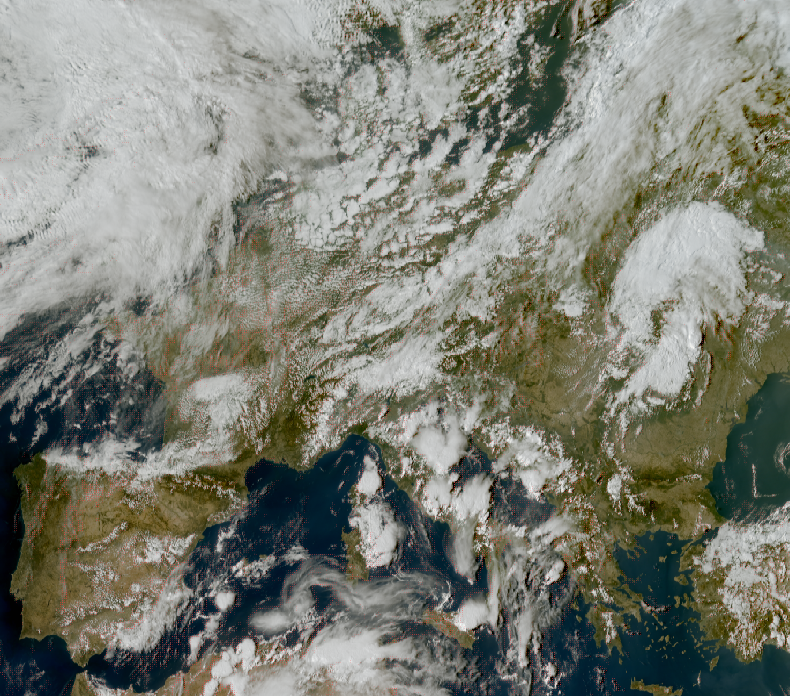
#> input picture scripts/experiments/debug_overlay_1430.png, 790 x 696 px
$ python dwd_fit_projection.py experiments/debug_overlay_1430.png
#> lines starting #> are read from the running program, lines starting #| are printed output that depends on the picture; after the words box and inside, x2 and y2 are one past the last pixel; in counts of white or black regions, pixels touching at a corner belong together
### scripts/fit_proj.py
import json, numpy as np, cv2, sys
from scipy.optimize import minimize
S=0.25
def load_land(path='land50.geojson'):
    d=json.load(open(path)); rings=[]
    for f in d['features']:
        g=f['geometry']
        polys=[g['coordinates']] if g['type']=='Polygon' else g['coordinates']
        for p in polys:
            r=np.array(p[0])
            if r[:,1].min()>5: rings.append(r)
    return rings
# [13 lines left out: functions proj, render, not called in this run]
def gray_mask(path):
    im=cv2.imread(path); small=cv2.resize(im,None,fx=S,fy=S,interpolation=cv2.INTER_AREA)
    g=small.mean(2); sat=small.max(2).astype(int)-small.min(2)
    land=(g>195)&(g<235)&(sat<12); sea=(g>=245)&(sat<12)
    return land,sea
# [4 lines left out: function score, not called in this run]
# [16 lines that do not run on import are left out]

### scripts/dwd_fit_projection.py
import numpy as np, cv2, sys
from scipy.ndimage import distance_transform_edt
from scipy.optimize import minimize
import fit_proj as F
S=0.25
path=sys.argv[1]
im=cv2.imread(path); h0,w0=im.shape[:2]
#> further down, im is the input picture: shape (696, 790, 3); mean B, G, R 116.4, 126.8, 124.6
#> after `h0, w0 = im.shape[:2]`: h0 = 696; w0 = 790
F.S=S; land,sea=F.gray_mask(path)
#> in gray_mask, `small = cv2.resize(im, None, fx=S, fy=S, interpolation=cv2.INTER_AREA)`:
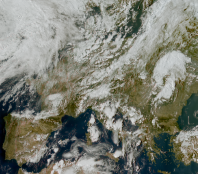
#> small: shape (174, 198, 3); mean B, G, R 116.3, 126.8, 124.6
#> in gray_mask, `g = small.mean(2)`:
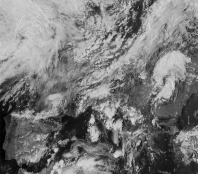
#> g: shape (174, 198) float64; min 1, max 226.7, mean 122.6
#> in gray_mask, `sat = small.max(2).astype(int) - small.min(2)`:
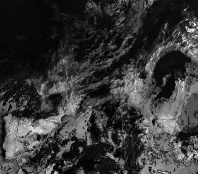
#> sat: shape (174, 198) int64; min 0, max 79, mean 17.3; drawn with min black and max white
#> in gray_mask, `land = (g > 195) & (g < 235) & (sat < 12)`:
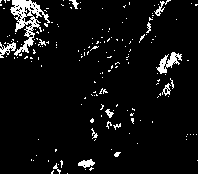
#> land: shape (174, 198) bool; 6% white in thin lines or dots
#> in gray_mask, `sea = (g >= 245) & (sat < 12)`: sea: shape (174, 198) bool; every value is 0
k3=np.ones((3,3),np.uint8)
edge=(cv2.dilate(land.astype(np.uint8),k3)&cv2.dilate(sea.astype(np.uint8),k3)).astype(bool)
dt=distance_transform_edt(~edge)
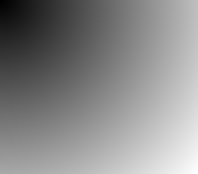
#> dt: shape (174, 198) float64; min 1, max 262.8, mean 142.5; drawn with min black and max white
rings=F.load_land()
#> (the run stopped early here; a loop or call above may not have finished)

$ run again, on scripts/experiments/debug_overlay_ep2_1000.png
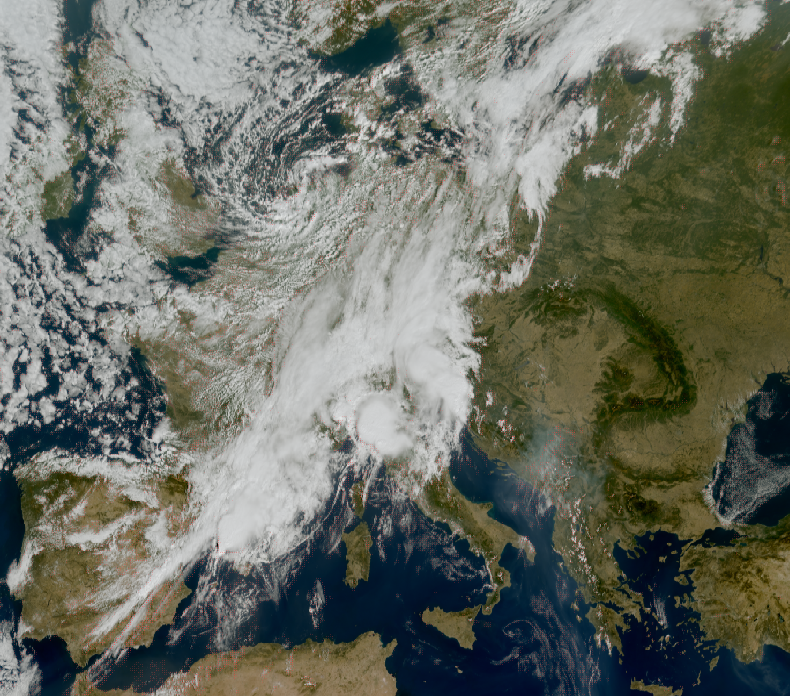
#> input picture scripts/experiments/debug_overlay_ep2_1000.png, 790 x 696 px
#> im is the input picture: shape (696, 790, 3); mean B, G, R 99.3, 109.6, 105.9
#> in gray_mask, `sat = small.max(2).astype(int) - small.min(2)`:
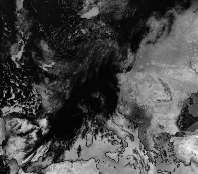
#> sat: shape (174, 198) int64; min 0, max 73, mean 21.1; drawn with min black and max white
#> in gray_mask, `land = (g > 195) & (g < 235) & (sat < 12)`:
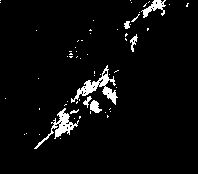
#> land: shape (174, 198) bool; 4.2% white; 62 white regions (54 under 20 px), largest, box (x1, y1, x2, y2) and area: (71, 65, 118, 105) 493, (34, 108, 79, 149) 388, (141, 0, 166, 18) 185
#> sea: shape (174, 198) bool; every value is 0
